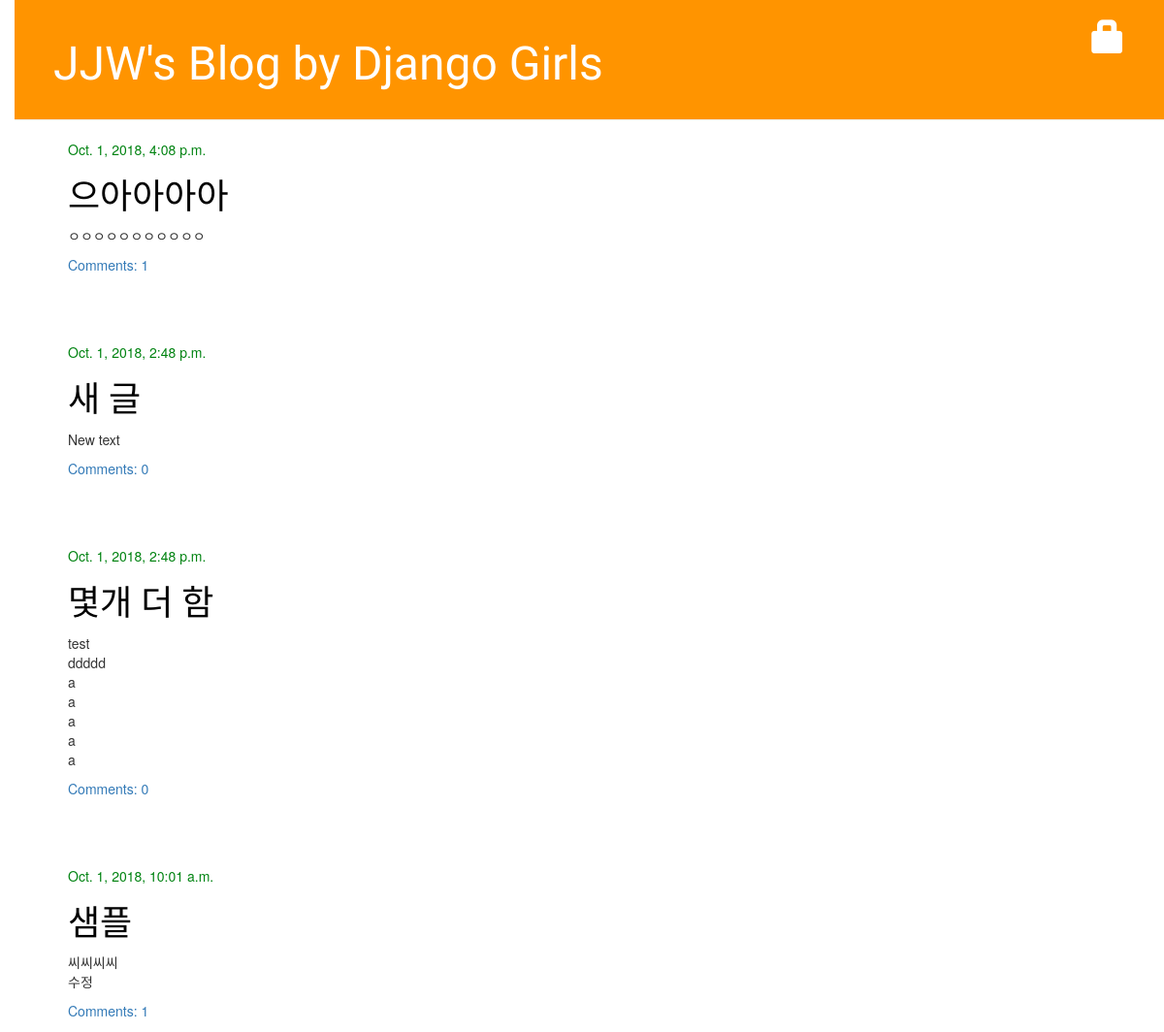
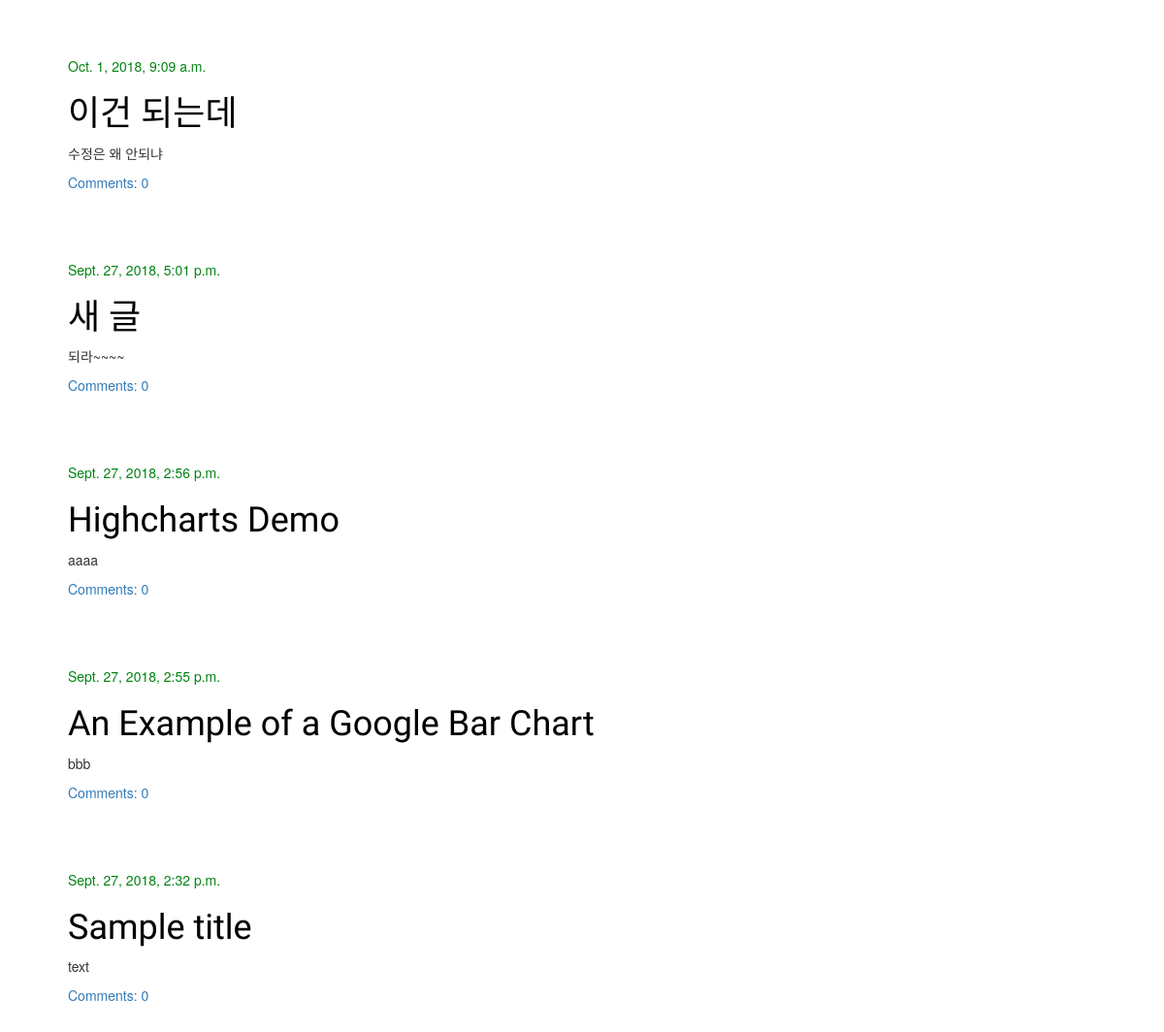
The page / on the database its author committed (2 pictures, top to bottom).
### blog/models.py (models this page shows, shortened)
class Post(models.Model):
    author = models.ForeignKey('auth.User', on_delete=models.CASCADE)
    title = models.CharField(max_length=200)
    text = models.TextField()
    created_date = models.DateTimeField(
            default=timezone.now)
    published_date = models.DateTimeField(
            blank=True, null=True)
    def approved_comments(self):
        return self.comments.filter(approved_comment=True)

### blog/views.py (the view)
# urls.py: url(r'^$', views.post_list, name='post_list'),
def post_list(request):
    posts = Post.objects.filter(published_date__lte=timezone.now()).order_by('-published_date')
    return render(request, 'blog/post_list.html', {'posts': posts})

### blog/templates/blog/post_list.html
{% extends 'blog/base.html' %}
{% block content %}
    {% for post in posts %}
        <div class="post">
            <div class="date">
                {{ post.published_date }}
            </div>
            <h1><a href="{% url 'post_detail' pk=post.pk %}">{{ post.title }}</a></h1>
            <p>{{ post.text|linebreaksbr }}</p>
            <a href="{% url 'post_detail' pk=post.pk %}">Comments: {{ post.approved_comments.count }}</a>
        </div>
    {% endfor %}
{% endblock content %}

### blog/static/css/blog.css (style rules this page uses)
h1 a { color: #FCA205; font-family: 'Lobster'; }
body { padding-left: 15px; }
h1, h2, h3, h4 { font-family: 'Lobster', cursive; }
.date { color: #008311; }
.post { margin-bottom: 70px; }
.post h1 a, .post h1 a:visited { color: #000000; }

### rows shown on the page
Post: published_date "Oct. 1, 2018, 4:08 p.m.", title "으아아아아", text "ㅇㅇㅇㅇㅇㅇㅇㅇㅇㅇㅇ", approved_comments.count "1"
Post: published_date "Oct. 1, 2018, 2:48 p.m.", title "새 글", text "New text", approved_comments.count "0"
Post: published_date "Oct. 1, 2018, 2:48 p.m.", title "몇개 더 함", text "test ddddd a a a a a", approved_comments.count "0"
Post: published_date "Oct. 1, 2018, 10:01 a.m.", title "샘플", text "씨씨씨씨 수정", approved_comments.count "1"
Post: published_date "Oct. 1, 2018, 9:09 a.m.", title "이건 되는데", text "수정은 왜 안되냐", approved_comments.count "0"
Post: published_date "Sept. 27, 2018, 5:01 p.m.", title "새 글", text "되라~~~~", approved_comments.count "0"
Post: published_date "Sept. 27, 2018, 2:56 p.m.", title "Highcharts Demo", text "aaaa", approved_comments.count "0"
Post: published_date "Sept. 27, 2018, 2:55 p.m.", title "An Example of a Google Bar Chart", text "bbb", approved_comments.count "0"
Post: published_date "Sept. 27, 2018, 2:32 p.m.", title "Sample title", text "text", approved_comments.count "0"
